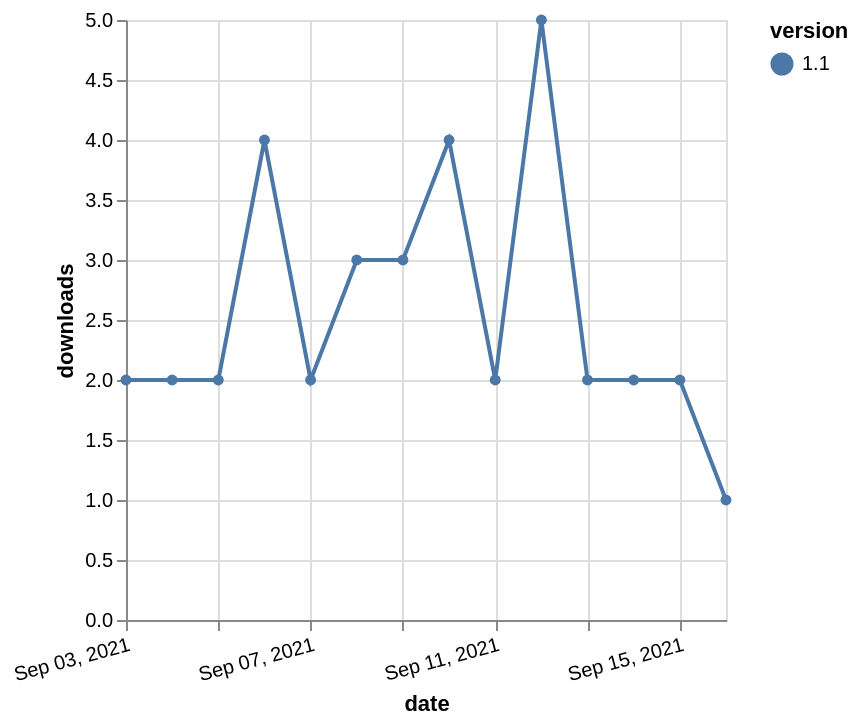

Vega-Lite specification stored for this chart:
### Vega-Lite specification from a JSON file in a GitHub repository (floating-point values rounded to 4 significant figures)
{"$schema": "https://vega.github.io/schema/vega-lite/v5.json", "description": "A simple bar chart with embedded data.", "data": {"values": [{"date": "2021-09-03", "total": 2920, "delta": 2, "version": "1.1"}, {"date": "2021-09-04", "total": 2922, "delta": 2, "version": "1.1"}, {"date": "2021-09-05", "total": 2924, "delta": 2, "version": "1.1"}, {"date": "2021-09-06", "total": 2928, "delta": 4, "version": "1.1"}, {"date": "2021-09-07", "total": 2930, "delta": 2, "version": "1.1"}, {"date": "2021-09-08", "total": 2933, "delta": 3, "version": "1.1"}, {"date": "2021-09-09", "total": 2936, "delta": 3, "version": "1.1"}, {"date": "2021-09-10", "total": 2940, "delta": 4, "version": "1.1"}, {"date": "2021-09-11", "total": 2942, "delta": 2, "version": "1.1"}, {"date": "2021-09-12", "total": 2947, "delta": 5, "version": "1.1"}, {"date": "2021-09-13", "total": 2949, "delta": 2, "version": "1.1"}, {"date": "2021-09-14", "total": 2951, "delta": 2, "version": "1.1"}, {"date": "2021-09-15", "total": 2953, "delta": 2, "version": "1.1"}, {"date": "2021-09-16", "total": 2954, "delta": 1, "version": "1.1"}]}, "width": "container", "mark": {"type": "line", "point": {"filled": true}}, "encoding": {"x": {"field": "date", "type": "temporal", "timeUnit": "yearmonthdate", "title": "date", "axis": {"labelAngle": -15}}, "y": {"field": "delta", "type": "quantitative", "title": "downloads"}, "color": {"field": "version", "type": "nominal"}, "tooltip": {"field": "delta"}}}
